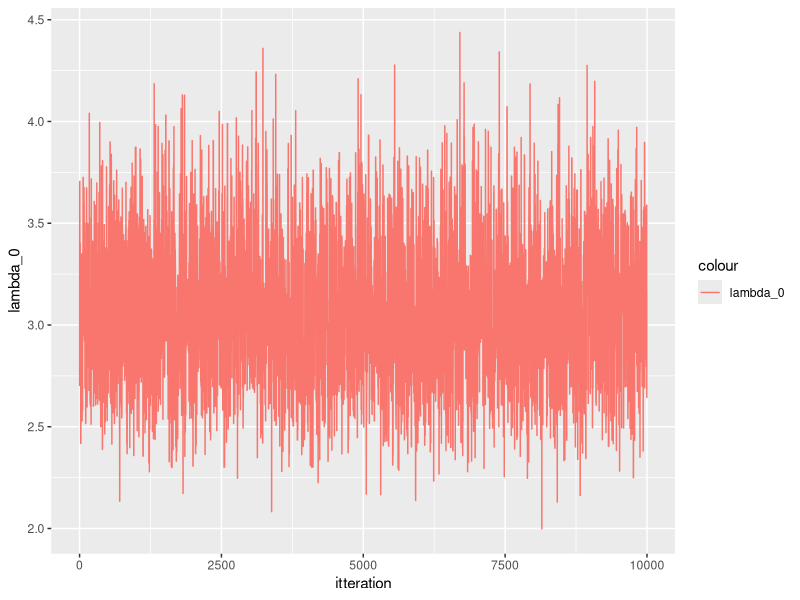
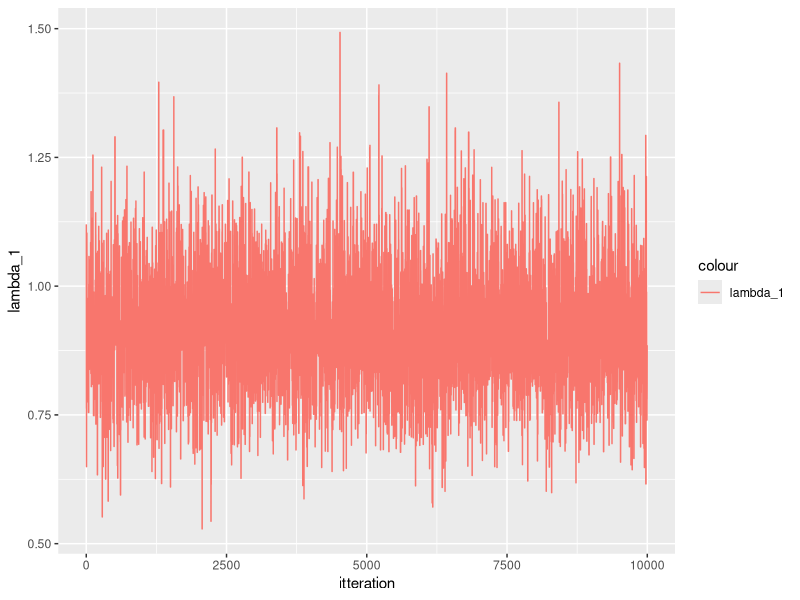
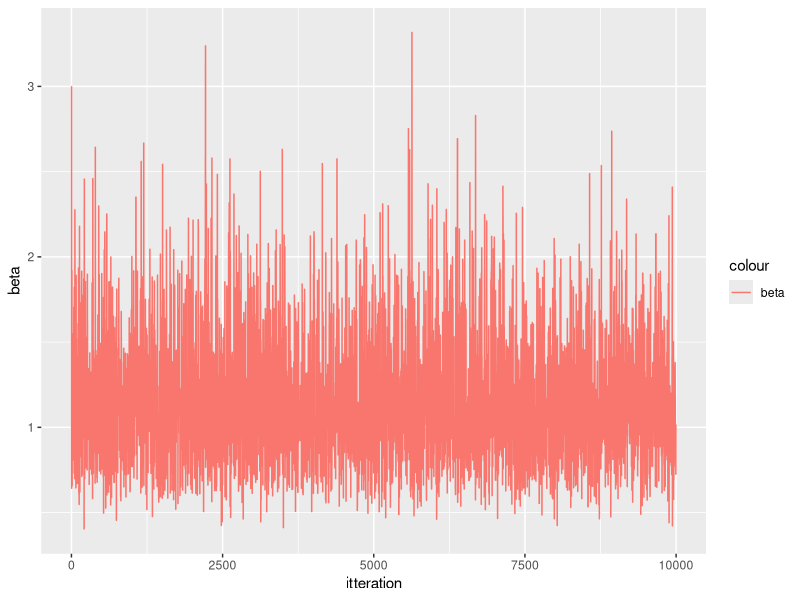
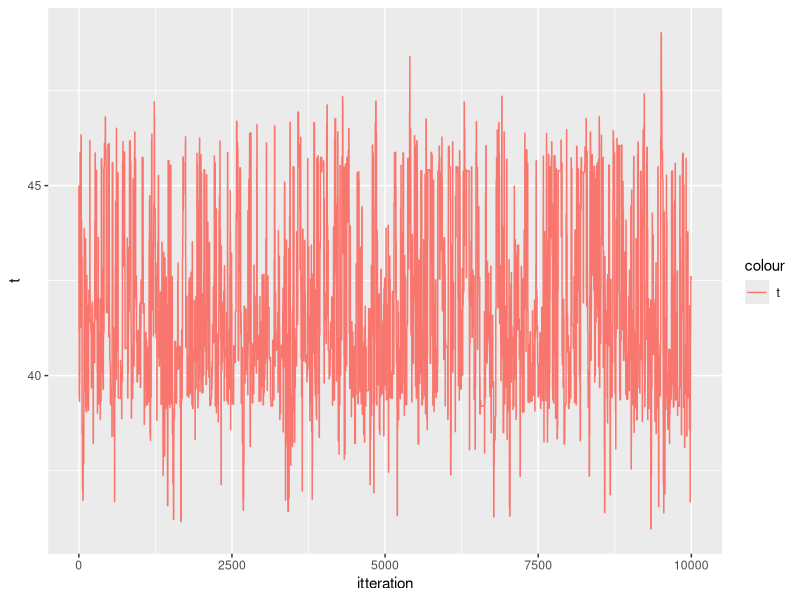
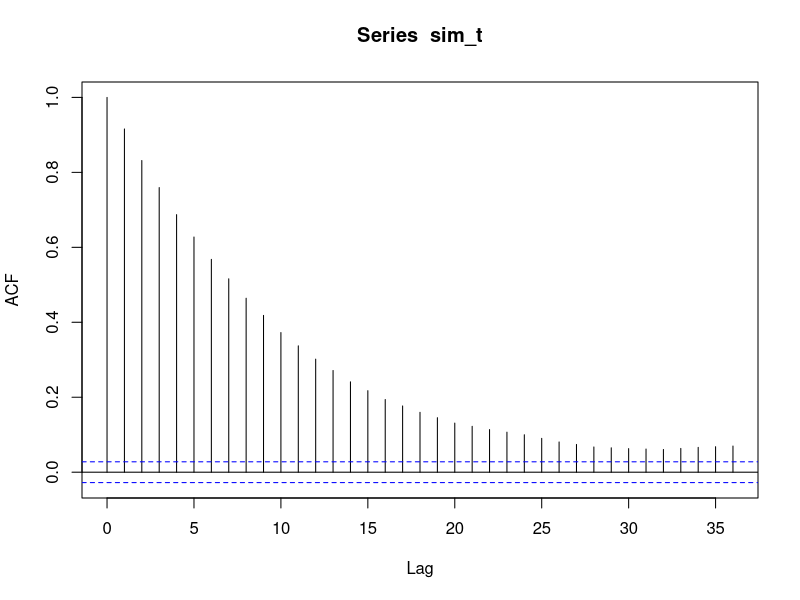

These charts were generated, in order, by the following R code:
#MH block

library(boot)
library(data.table)
library(tidyr)
library(ggplot2)

data <- as.data.table(coal)
data[, event:= 1]
data[, cum_event := cumsum(event)]
data[, date := date- 1851]


f_target_1 <- function(lambda_0, lambda_1, t, t_0, t_2, beta, y_0, y_1){
  if(t<t_0){
    return (0)
  }
  if(t> t_2){
    return (0)
  }
  return(exp(-lambda_0*(t-t_0) - lambda_1*(t_2-t)- (1/beta)*(lambda_0 + lambda_1))*lambda_0^{y_0+ 1}*lambda_1^{y_1+1})
}

f_prop_1 <- function(lambda_0, lambda_1, t_given, t_cur, t_0, t_2, beta, y_0, y_1, sigma_t){
  if(t<t_0){
    retval <- 0
  }
  if(t> t_2){
   retval <- 0
  }
  retval <- (dgamma(lambda_0, (y_0 +2), scale= (1/(t_cur - t_0 + 1/beta)))*
    dgamma(lambda_1, (y_1 +2), scale= (1/(t_2 - t_cur + 1/beta)))*
    dnorm(t, t_given,sigma_t))
  return(retval)
}

f_target_2 <- function(lambda_0, lambda_1, beta, t_0, t_2, t, y_0, y_1){
  if(beta<0){
    return (0)
  }
  print("beta_target")
  print(beta)
  return(exp(-lambda_0*(t-t_0) - lambda_1*(t_2-t)- (1/beta)*
               (lambda_0 + lambda_1+1))*lambda_0^{y_0+ 1}*
           lambda_1^{y_1+1}*(1/beta^5))
}

f_prop_2 <- function(lambda_0, lambda_1, t, t_0, t_2, beta_cur, beta_given, y_0, y_1, sigma_beta){
    print("beta_prop")
    print(beta_cur)
    print("scale_prop")
    print(1/(t - t_0 + 1/beta_cur))
    print(1/(t_2 - t + 1/beta_cur))
    print("lambda")
    print(lambda_0)
    print(lambda_1)
    retval <- dgamma(lambda_0, (y_0 +2), scale= (1/(t - t_0 + 1/beta_cur)))*
        dgamma(lambda_1, (y_1+2), scale= (1/(t_2 - t + 1/beta_cur)))*
        dnorm(beta_cur, beta_given, sigma_beta)

  print("retval prop")
  print(retval)
  return (retval)
}

MH_alg <- function(n,data, t_0,t_2, t, lambda_0,lambda_1, beta, sigma_t, sigma_beta){
  
  
  y_0 = sum(data[date <t]$event)
  y_1 = sum(data[date>= t]$event)
  y_0
  y_1
  results <- matrix(nrow = n, ncol = 5)
  results[1, 1:5] <- c(t, lambda_0, lambda_1, beta, 1)
  for(i in 2:(n)){
    print(i)
    if(i %% 2 == 0){
      beta <- results[i-1, 4]
      beta
      t_old <- results[i-1, 1]
      t_old
      t_new <- rnorm(1, t_old, sigma_t)
      print("t_new")
      print(t_new)
      if(t_new <t_0 | t_new > t_2){
        results[i,1:5] <- c(t_old, lambda_0_old, lambda_1_old, beta, 0)
      }else{
     
        #print("t")
        #print(results[i-1,1])
        y_0_old = sum(data[date <t_old]$event)
        y_1_old = sum(data[date>= t_old]$event)
        y_0_n = sum(data[date <t_new]$event)
        y_1_n = sum(data[date>= t_new]$event)
        #print(i)
        #gibs step
        #t <- rexp(1, 1/(lambda_0 - lambda_1)) #must be wrong! 
        lambda_0_old <- results[i-1, 2]
        lambda_1_old <- results[i-1, 3]
        lambda_0 <- rgamma(1, (y_0 +2), scale= (1/(t_new - t_0 + 1/beta)))
         print("scale")
         print(1/(t_new - t_0 + 1/beta))
        # print("t")
        # print(t_new)
         print("beta")
         print(beta)
        lambda_1 <- rgamma(1, (y_1+2), scale=(1/(t_2 - t_new + 1/beta)))
        # print(lambda_0)
        # print(lambda_1)
        
        target_ratio <-  f_target_1(lambda_0, lambda_1, t_new, t_0, t_2, beta, y_0_n, y_1_n)/
          f_target_1(lambda_0_old, lambda_1_old, t_old, t_0, t_2, beta, y_0_old, y_1_old)
        target_ratio
        prop_ratio <- f_prop_1(lambda_0_old, lambda_1_old, t_cur = t_old, t_given = t_new,  t_0, t_2, beta, y_0_old, y_1_old, sigma_t = sigma_t)/
          f_prop_1(lambda_0, lambda_1, t_new, t_given = t_old, t_0, t_2, beta, y_0, y_1, sigma_t = sigma_t)
        prop_ratio
        a <- target_ratio*prop_ratio
        a
        a <- min(1, a)
        a
        print("a")
        print(a)
        u <- runif(1)
        u
        if (u< a){
          results[i, 1:5] <- c(t_new, lambda_0, lambda_1, beta, a)
        } else{
          results[i,1:5] <- c(t_old, lambda_0_old, lambda_1_old, beta, a)
        }
      }
    }
    else{
      t <- results[i-1, 1]
      t
      beta_old <- results[i-1, 4]
      
      beta_new <-  rgamma(1, 6, scale = 1/(lambda_0 + lambda_1 + 1)) 
      
      #WHEN WE DO AS IN THE EXERCISE THINGS CRASH
      
      #beta_new <- rnorm(1, mean = beta_old, sd = sigma_beta)
      
      y_0 = sum(data[date <results[i-1,1]]$event)
      y_1 = sum(data[date>= results[i-1,1]]$event)
      if(beta_new< 0){
        results[i,1:5] <- c(t, lambda_0_old, lambda_1_old, beta_old, 0)
      }else {
        print("t")
        print(t)
        print("beta_o")
        print(beta_old)
        print("beta_n")
        print(beta_new)

        
        lambda_0_n <- rgamma(1, (y_0 + 2), scale= (1/(t_old - t_0 + 1/beta_new)))
        lambda_1_n <- rgamma(1, (y_1 + 2), scale=(1/(t_2 - t_old + 1/beta_new)))
        lambda_0_n
        lambda_1_n
        # print(lambda_0)
        # print(lambda_1)
        
        lambda_0_old <- results[i-1, 2]
        lambda_1_old <- results[i-1, 3]
        
        target_ratio <-  f_target_2(lambda_0, lambda_1, beta_new, t_0, t_2, t, y_0, y_1)/
          f_target_2(lambda_0_old, lambda_1_old, beta_old, t_0, t_2, t, y_0, y_1)
        target_ratio
        
        # THIS ONE RETURNS 0 AND MAKES EVERYTHING CRASH
        
        prop_ratio <- f_prop_2(lambda_0_old, lambda_1_old, beta_cur = beta_old, beta_given = beta_new, t = t, t_0 = t_0, t_2 = t_2, y_0, y_1, sigma_beta = sigma_beta)/
          f_prop_2(lambda_0, lambda_1, beta_cur = beta_new, beta_given = beta_old, t_0 = t_0, t_2 = t_2, t = t, y_0, y_1, sigma_beta = sigma_beta)
        prop_ratio
        
        
        
        # prop_ratio <- (dgamma(lambda_0_old, (y_0 +2), scale= (1/(t - t_0 + 1/beta_old)))*
        #   dgamma(lambda_1_old, (y_1+2), scale= (1/(t_2 - t + 1/beta_old)))*
        #   dgamma(beta_old,  6, scale = 1/(lambda_0_old + lambda_1_old + 1)))/
        #   (dgamma(lambda_0_n, (y_0 +2 ), scale= (1/(t - t_0 + 1/beta_new)))*
        #   dgamma(lambda_1_n, (y_1 +2 ), scale= (1/(t_2 - t+ 1/beta_new)))*
        #   dgamma(beta_new,  6, scale = 1/(lambda_0_n + lambda_1_n + 1)))

        
        #print(target_ratio)
        print("Prop_ratio")
        print(prop_ratio)
        a <- min(1, target_ratio*prop_ratio)
        a
        print("a")
        print(a)
        u <- runif(1)
        u
        if (u< a){
          results[i, 1:5] <- c(t, lambda_0, lambda_1, beta_new, a)
        } else{
          results[i,1:5] <- c(t, lambda_0_old, lambda_1_old, beta_old, a)
        }
      }
    }
  }
  return (results)
}




t =45

lambda_0 <- 135/50
lambda_1 <-  56/50
beta = 3

n = 10000
t_0 = 0
t_2 = 112 #maybe should be 1963? 
sigma_t = 3
sigma_beta = 0.3

sim_MH <- MH_alg(n,data, t_0, t_2, t, lambda_0,lambda_1, beta, sigma_t = sigma_t, sigma_beta = sigma_beta)

sim_MH <- as.data.table(sim_MH)

setnames(sim_MH, c("t", "lambda_0", "lambda_1", "beta", "a"))

sim_MH[, itteration := seq(1:n)]
sim_MH

q <- ggplot(data = sim_MH, aes(x = itteration) )
q <- q + geom_line(aes(y = lambda_0, colour = "lambda_0"))
q
q <- ggplot(data = sim_MH, aes(x = itteration) )
q <- q + geom_line(aes(y = lambda_1, colour = "lambda_1"))
q
q <- ggplot(data = sim_MH, aes(x = itteration) )
q <- q + geom_line(aes(y = beta, colour = "beta"))
q
q <- ggplot(data = sim_MH, aes(x = itteration) )
q <- q + geom_line(aes(y = t, colour = "t"))
q


#only beta has a burn in period! kind of

summary(sim_MH)
3*41 + 0.92*(112-41)

burnin <- 5000

sim_t <- sim_MH$t[burnin:n]

acf(sim_t)
